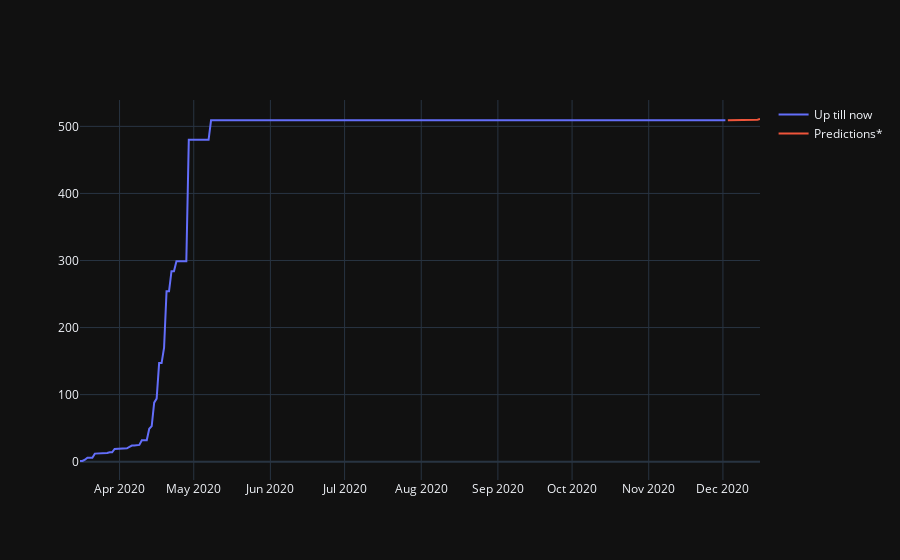

Here is the notebook cell this chart was saved with:
### Code cell
figure.show()

### Figure 1 — Plotly figure (JSON) as saved in the notebook; plotly's stock layout.template omitted (floating-point values rounded to 4 significant figures; data arrays with more than 128 entries replaced by an {"elided": "..."} marker saying what was removed)
{"data": [{"mode": "lines", "name": "Up till now", "type": "scatter", "x": {"elided": "262 str values"}, "y": {"elided": "262 int values"}}, {"mode": "lines", "name": "Predictions*", "type": "scatter", "x": ["2020-12-03T00:00:00", "2020-12-04T00:00:00", "2020-12-05T00:00:00", "2020-12-06T00:00:00", "2020-12-07T00:00:00", "2020-12-08T00:00:00", "2020-12-09T00:00:00", "2020-12-10T00:00:00", "2020-12-11T00:00:00", "2020-12-12T00:00:00", "2020-12-13T00:00:00", "2020-12-14T00:00:00", "2020-12-15T00:00:00", "2020-12-16T00:00:00"], "y": [509, 509, 509, 509, 509, 509, 509, 509, 509, 509, 509, 510, 510, 511]}], "layout": {}}
